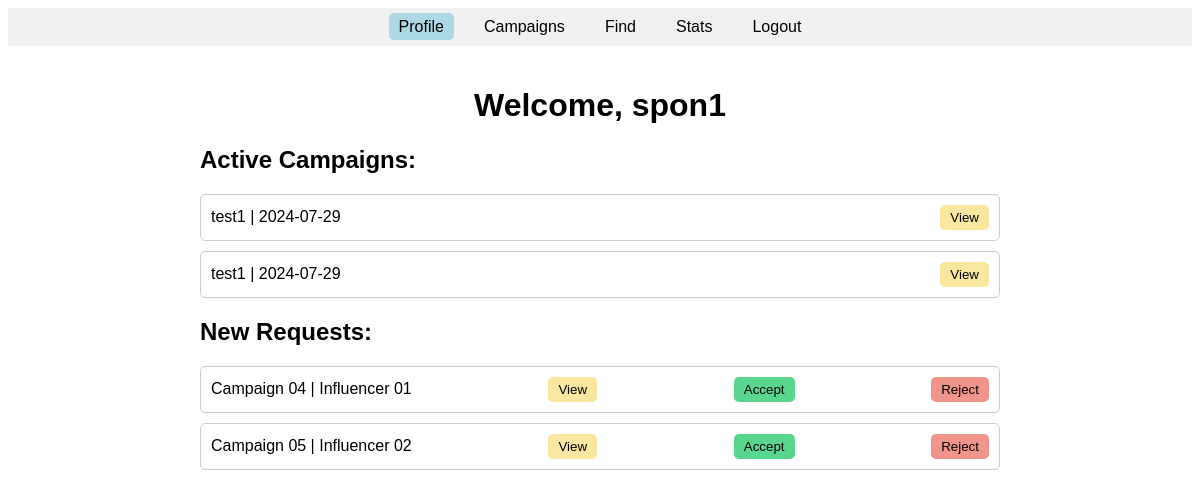
Screenshot of /sponsor/profile (signed in) with the database file from the repository.
### models.py (models this page shows)
class User(db.Model):
    id = db.Column(db.Integer, primary_key=True)
    username = db.Column(db.String(80), unique=True, nullable=False)
    password = db.Column(db.String(128), nullable=False)
    user_type = db.Column(db.String(80), nullable=False)  # 'influencer' or 'sponsor'
    __mapper_args__ = {
        'polymorphic_identity': 'user',
        'polymorphic_on': user_type
    }

class Campaign(db.Model):
    id = db.Column(db.Integer, primary_key=True)
    title = db.Column(db.String(100), nullable=False)
    description = db.Column(db.Text, nullable=False)
    image = db.Column(db.String(200), nullable=True)  # Store image URL or path
    niche = db.Column(db.String(100), nullable=False)
    date = db.Column(db.String(100), nullable=False)
    sponsor_id = db.Column(db.Integer, db.ForeignKey('sponsor.id'), nullable=False)
    sponsor = db.relationship('Sponsor', backref=db.backref('campaigns', lazy=True))

### main.py (the view)
@app.route('/sponsor/profile')
def sponsor_profile():
    if 'logged_in' in session and session.get('user_type') == 'sponsor':
        username = session.get('username')
        sponsor = Sponsor.query.filter_by(username=username).first()
        if sponsor:
            campaigns = Campaign.query.filter_by(sponsor_id=sponsor.id).order_by(Campaign.date.desc()).limit(2).all()
            return render_template('sponsor_profile.html', username=username, campaigns=campaigns)
        else:
            flash('Error: Sponsor not found.', 'error')
            return redirect(url_for('user_login'))
    else:
        return redirect(url_for('user_login'))

### templates/sponsor_profile.html (shortened to what this page needs)
<!DOCTYPE html>
<html lang="en">
<head>
</head>
<body>
    <header>
        <nav>
            <ul>
                <li><a href="{{ url_for('sponsor_profile') }}" class="active">Profile</a></li>
                <li><a href="{{ url_for('sponsor_campaigns') }}">Campaigns</a></li>
                <li><a href="{{ url_for('sponsor_find_page') }}">Find</a></li>
                <li><a href="#stats">Stats</a></li>
                <li><a href="{{ url_for('logout') }}">Logout</a></li>
            </ul>
        </nav>
    </header>
    <main>
        <h1>Welcome, {{ username }}</h1>
        <section>
            <h2>Active Campaigns:</h2>
            {% if campaigns %}
                {% for campaign in campaigns %}
                    <div class="campaign">
                        <span>{{ campaign.title }} | {{ campaign.date }}</span>
                        <button class="view">View</button>
                    </div>
                {% endfor %}
            {% else %}
                <p>No active campaigns found.</p>
            {% endif %}
        </section>
        <section>
            <h2>New Requests:</h2>
            <div class="request">
                <span>Campaign 04 | Influencer 01</span>
                <button class="view">View</button>
                <button class="accept">Accept</button>
                <button class="reject">Reject</button>
            </div>
            <div class="request">
                <span>Campaign 05 | Influencer 02</span>
                <button class="view">View</button>
                <button class="accept">Accept</button>
                <button class="reject">Reject</button>
            </div>
        </section>
    </main>
</body>
</html>

### templates/sponsor_profile.html (style rules this page uses)
body { font-family: Arial, sans-serif; }
header { background-color: #f1f1f1; padding: 10px 0; }
nav ul { list-style: none; padding: 0; margin: 0; display: flex; justify-content: center; }
nav ul li { margin: 0 10px; }
nav ul li a { text-decoration: none; color: black; padding: 5px 10px; }
nav ul li a.active { background-color: lightblue; border-radius: 5px; }
main { padding: 20px; max-width: 800px; margin: 0 auto; }
h1 { text-align: center; }
section { margin-top: 20px; }
.campaign, .request { display: flex; align-items: center; justify-content: space-between; margin: 10px 0; padding: 10px; border: 1px solid #ccc; border-radius: 5px; }
.campaign button, .request button { margin-left: 10px; padding: 5px 10px; border: none; border-radius: 5px; cursor: pointer; }
button.view { background-color: #f9e79f; }
button.accept { background-color: #58d68d; }
button.reject { background-color: #f1948a; }

### rows the page displays
User: username "spon1"
Campaign: title "test1", date "2024-07-29"
Campaign: title "test1", date "2024-07-29"
